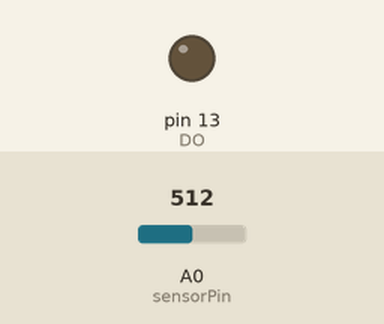
A sketch run on a simulated Arduino Uno, built with avr-gcc and run on an emulated ATmega328P. Parts: output pins drawn as LEDs (lit = HIGH). Dashed ring = blinking. The inputs (shaded band) are chosen by the test bench; at power-on: A0 (sensorPin) = 512. What the sketch prints to the serial monitor is not drawn.

Above: at 1.2 s.
1.3 s: A0 (sensorPin) set to 973
2.8 s: A0 (sensorPin) set to 1004
At 3.23 s:
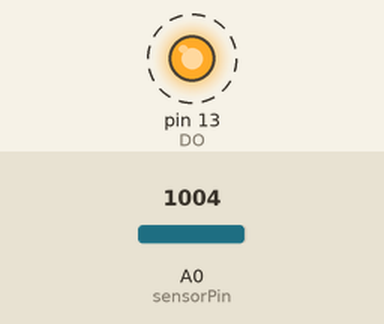
5.8 s: A0 (sensorPin) set to 900
At 7.0 s:
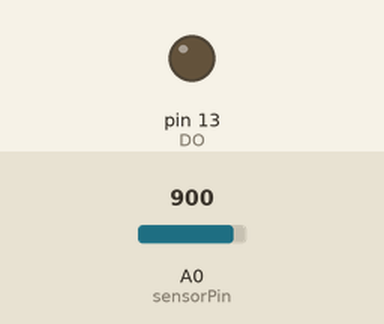
7.3 s: A0 (sensorPin) set to 1023
At 7.72 s:
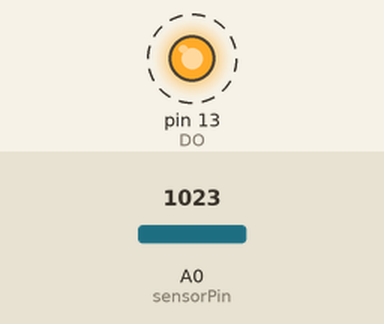
Timing chart, 0 to 11.3 s (numbered marks = the images above; inputs shaded):
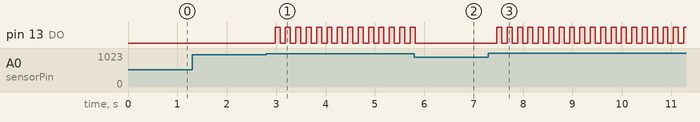

The sketch:

Door_Alarm.ino
```cpp
int sensorPin = 0;
int sensorValue = 0;  // NOTE: Sensor wire value
int restValue = 0;	  // NOTE: Value of the sensor at rest

void setup() {
  pinMode(13, OUTPUT);  // DO: Set Pin 13 to OUTPUT mode
  Serial.begin(9600);	// Beginning the serial to print
}

void loop() {
	// This is where the value from the doorknob sensor wire is read in
	sensorValue = analogRead(sensorPin); //the doorknob sensor wire
	delay(10);
	Serial.print(sensorValue);
	Serial.print("      ");
	delay(100);

	// DO: Set this value to the value that the sensor outputs at rest
	restValue = 990;

	// DO: Touch the doorknob and observe if the value that the sensor outputs decreases or increases
 	// DO: Change the < or > sign so that, when the doorknob is touched, the code enters the if loop
 	if(sensorValue > restValue){

 		// NOTE: This loop lights up the LED when the doorknob is touched
		digitalWrite(13,HIGH);

		// DO: Delay the Ardunio by 100 microseconds
		delay(100);

		// DO: Set the LED at port 13 to LOW
		digitalWrite(13,LOW);
 	}
}
```

Measured:
- the behaviour switches between 990 and 991 on A0 (sensorPin) (found by bisection; images 0 and 1)
- after the input at 1.3 s, every drawn part: stays the same
- after the input at 2.8 s, pin 13 (DO): alternates HIGH for 0.10 s and LOW for 0.11 s, starting after 0.18 s
- after the input at 5.8 s, pin 13 (DO): goes on until 5.8 s, then stays LOW
- after the input at 7.3 s, pin 13 (DO): alternates HIGH for 0.10 s and LOW for 0.11 s, starting after 0.17 s
